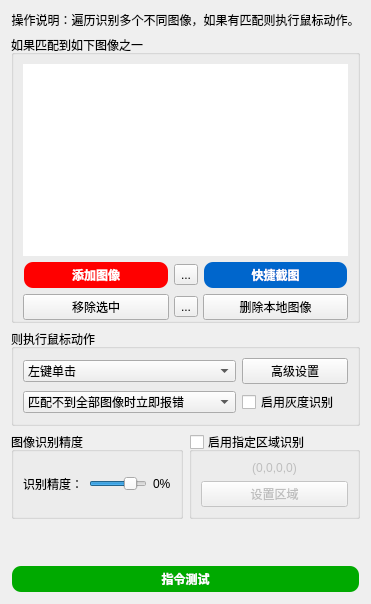
       <widget class="QWidget" name="tab_43">
        <attribute name="title">
         <string>多图点击</string>
        </attribute>
        <layout class="QVBoxLayout" name="verticalLayout_57">
         <item>
          <widget class="QLabel" name="label_172">
           <property name="text">
            <string>操作说明：遍历识别多个不同图像，如果有匹配则执行鼠标动作。</string>
           </property>
           <property name="alignment">
            <set>Qt::AlignmentFlag::AlignCenter</set>
           </property>
           <property name="wordWrap">
            <bool>false</bool>
           </property>
          </widget>
         </item>
         <item>
          <widget class="QGroupBox" name="groupBox_71">
           <property name="title">
            <string>如果匹配到如下图像之一</string>
           </property>
           <layout class="QVBoxLayout" name="verticalLayout_56">
            <property name="spacing">
             <number>0</number>
            </property>
            <property name="bottomMargin">
             <number>0</number>
            </property>
            <item>
             <widget class="QListView" name="listView">
              <property name="styleSheet">
               <string notr="true">QListView {
                border: none; /* 无边框 */
            }</string>
              </property>
              <property name="editTriggers">
               <set>QAbstractItemView::EditTrigger::NoEditTriggers</set>
              </property>
             </widget>
            </item>
            <item>
             <layout class="QGridLayout" name="gridLayout_71">
              <property name="topMargin">
               <number>5</number>
              </property>
              <property name="spacing">
               <number>5</number>
              </property>
              <item row="0" column="0">
               <widget class="QPushButton" name="pushButton_67">
                <property name="font">
                 <font>
                  <family>Microsoft YaHei</family>
                  <bold>true</bold>
                 </font>
                </property>
                <property name="styleSheet">
                 <string notr="true">QPushButton {
    background-color: red;
    color: white;
    border-radius: 10px; /* 设置圆角半径 */
    font-family: 'Microsoft YaHei'; /* 设置字体为微软雅黑 */
    padding: 3px 5px; /* 设置内边距，使按钮看起来更美观 */
border: 2px solid transparent; /* 设置边框为透明 */
}

QPushButton:hover {
    background-color: rgb(170, 0, 0); /* 设置鼠标悬停时的背景颜色 */
}

QPushButton:pressed {
    background-color: rgb(85, 85, 127); /* 设置按钮按下时的背景颜色 */
}</string>
                </property>
                <property name="text">
                 <string>添加图像</string>
                </property>
               </widget>
              </item>
              <item row="0" column="1">
               <widget class="QToolButton" name="toolButton_2">
                <property name="text">
                 <string>...</string>
                </property>
                <property name="icon">
                 <iconset resource="../images.qrc">
                  <normaloff>:/按钮图标/Window/qss_icons/add_top.png</normaloff>:/按钮图标/Window/qss_icons/add_top.png</iconset>
                </property>
               </widget>
              </item>
              <item row="0" column="2">
               <widget class="QPushButton" name="pushButton_63">
                <property name="font">
                 <font>
                  <family>Microsoft YaHei</family>
                  <bold>true</bold>
                 </font>
                </property>
                <property name="styleSheet">
                 <string notr="true">QPushButton {
    background-color: #0066CC; /* 蓝色 */
    color: white;
    border-radius: 10px; /* 设置圆角半径 */
    font-family: 'Microsoft YaHei'; /* 设置字体为微软雅黑 */
    padding: 3px 5px; /* 设置内边距，使按钮看起来更美观 */
    border: 2px solid transparent; /* 设置边框为透明 */
}

QPushButton:hover {
    background-color: #0056B3; /* 鼠标悬停时的较深蓝色，通过调整#0066CC的明度得到 */
}

QPushButton:pressed {
    background-color: #004C99; /* 按钮按下时的更深蓝色，通过调整#0066CC的明度得到 */
}
</string>
                </property>
                <property name="text">
                 <string>快捷截图</string>
                </property>
               </widget>
              </item>
              <item row="1" column="0">
               <widget class="QPushButton" name="pushButton_64">
                <property name="text">
                 <string>移除选中</string>
                </property>
               </widget>
              </item>
              <item row="1" column="1">
               <widget class="QToolButton" name="toolButton">
                <property name="text">
                 <string>...</string>
                </property>
                <property name="icon">
                 <iconset resource="../images.qrc">
                  <normaloff>:/按钮图标/Window/qss_icons/add_bottom.png</normaloff>:/按钮图标/Window/qss_icons/add_bottom.png</iconset>
                </property>
               </widget>
              </item>
              <item row="1" column="2">
               <widget class="QPushButton" name="pushButton_68">
                <property name="text">
                 <string>删除本地图像</string>
                </property>
               </widget>
              </item>
             </layout>
            </item>
           </layout>
          </widget>
         </item>
         <item>
          <widget class="QGroupBox" name="groupBox_74">
           <property name="title">
            <string>则执行鼠标动作</string>
           </property>
           <layout class="QGridLayout" name="gridLayout_70" columnstretch="2,1">
            <item row="0" column="0">
             <widget class="QComboBox" name="comboBox_70">
              <property name="currentIndex">
               <number>0</number>
              </property>
              <item>
               <property name="text">
                <string>左键单击</string>
               </property>
              </item>
              <item>
               <property name="text">
                <string>左键双击</string>
               </property>
              </item>
              <item>
               <property name="text">
                <string>右键单击</string>
               </property>
              </item>
              <item>
               <property name="text">
                <string>右键双击</string>
               </property>
              </item>
              <item>
               <property name="text">
                <string>仅移动鼠标</string>
               </property>
              </item>
             </widget>
            </item>
            <item row="0" column="1">
             <widget class="QPushButton" name="pushButton_66">
              <property name="styleSheet">
               <string notr="true"/>
              </property>
              <property name="text">
               <string>高级设置</string>
              </property>
             </widget>
            </item>
            <item row="1" column="0">
             <widget class="QComboBox" name="comboBox_71">
              <property name="currentIndex">
               <number>0</number>
              </property>
              <item>
               <property name="text">
                <string>匹配不到全部图像时立即报错</string>
               </property>
              </item>
              <item>
               <property name="text">
                <string>匹配不到全部图像时自动略过</string>
               </property>
              </item>
             </widget>
            </item>
            <item row="1" column="1">
             <widget class="QCheckBox" name="checkBox_11">
              <property name="enabled">
               <bool>true</bool>
              </property>
              <property name="text">
               <string>启用灰度识别</string>
              </property>
              <property name="checked">
               <bool>false</bool>
              </property>
             </widget>
            </item>
           </layout>
          </widget>
         </item>
         <item>
          <layout class="QHBoxLayout" name="horizontalLayout_9" stretch="1,1">
           <item>
            <widget class="QGroupBox" name="groupBox_78">
             <property name="title">
              <string>图像识别精度</string>
             </property>
             <layout class="QGridLayout" name="gridLayout_74">
              <item row="0" column="1">
               <layout class="QHBoxLayout" name="horizontalLayout_35">
                <item>
                 <widget class="QSlider" name="horizontalSlider_5">
                  <property name="maximum">
                   <number>100</number>
                  </property>
                  <property name="value">
                   <number>80</number>
                  </property>
                  <property name="orientation">
                   <enum>Qt::Orientation::Horizontal</enum>
                  </property>
                 </widget>
                </item>
                <item>
                 <widget class="QLabel" name="label_181">
                  <property name="text">
                   <string>0%</string>
                  </property>
                 </widget>
                </item>
               </layout>
              </item>
              <item row="0" column="0">
               <widget class="QLabel" name="label_180">
                <property name="text">
                 <string>识别精度：</string>
                </property>
               </widget>
              </item>
             </layout>
            </widget>
           </item>
           <item>
            <widget class="QGroupBox" name="groupBox_73">
             <property name="enabled">
              <bool>true</bool>
             </property>
             <property name="title">
              <string>启用指定区域识别</string>
             </property>
             <property name="checkable">
              <bool>true</bool>
             </property>
             <property name="checked">
              <bool>false</bool>
             </property>
             <layout class="QVBoxLayout" name="verticalLayout_86">
              <item>
               <widget class="QLabel" name="label_174">
                <property name="text">
                 <string>(0,0,0,0)</string>
                </property>
                <property name="alignment">
                 <set>Qt::AlignmentFlag::AlignCenter</set>
                </property>
               </widget>
              </item>
              <item>
               <widget class="QPushButton" name="pushButton_65">
                <property name="text">
                 <string>设置区域</string>
                </property>
               </widget>
              </item>
             </layout>
            </widget>
           </item>
          </layout>
         </item>
         <item>
          <spacer name="verticalSpacer_38">
           <property name="orientation">
            <enum>Qt::Orientation::Vertical</enum>
           </property>
           <property name="sizeHint" stdset="0">
            <size>
             <width>20</width>
             <height>40</height>
            </size>
           </property>
          </spacer>
         </item>
         <item>
          <widget class="QPushButton" name="pushButton_69">
           <property name="palette">
            <palette>
             <active>
              <colorrole role="WindowText">
               <brush brushstyle="SolidPattern">
                <color alpha="255">
                 <red>255</red>
                 <green>255</green>
                 <blue>255</blue>
                </color>
               </brush>
              </colorrole>
              <colorrole role="Button">
               <brush brushstyle="SolidPattern">
                <color alpha="255">
                 <red>0</red>
                 <green>170</green>
                 <blue>0</blue>
                </color>
               </brush>
              </colorrole>
              <colorrole role="Text">
               <brush brushstyle="SolidPattern">
                <color alpha="255">
                 <red>255</red>
                 <green>255</green>
                 <blue>255</blue>
                </color>
               </brush>
              </colorrole>
              <colorrole role="ButtonText">
               <brush brushstyle="SolidPattern">
                <color alpha="255">
                 <red>255</red>
                 <green>255</green>
                 <blue>255</blue>
                </color>
               </brush>
              </colorrole>
              <colorrole role="Base">
               <brush brushstyle="SolidPattern">
                <color alpha="255">
                 <red>0</red>
                 <green>170</green>
                 <blue>0</blue>
                </color>
               </brush>
              </colorrole>
              <colorrole role="Window">
               <brush brushstyle="SolidPattern">
                <color alpha="255">
                 <red>0</red>
                 <green>170</green>
                 <blue>0</blue>
                </color>
               </brush>
              </colorrole>
              <colorrole role="PlaceholderText">
               <brush brushstyle="NoBrush">
                <color alpha="128">
                 <red>255</red>
                 <green>255</green>
                 <blue>255</blue>
                </color>
               </brush>
              </colorrole>
             </active>
             <inactive>
              <colorrole role="WindowText">
               <brush brushstyle="SolidPattern">
                <color alpha="255">
                 <red>255</red>
                 <green>255</green>
                 <blue>255</blue>
                </color>
               </brush>
              </colorrole>
              <colorrole role="Button">
               <brush brushstyle="SolidPattern">
                <color alpha="255">
                 <red>0</red>
                 <green>170</green>
                 <blue>0</blue>
                </color>
               </brush>
              </colorrole>
              <colorrole role="Text">
               <brush brushstyle="SolidPattern">
                <color alpha="255">
                 <red>255</red>
                 <green>255</green>
                 <blue>255</blue>
                </color>
               </brush>
              </colorrole>
              <colorrole role="ButtonText">
               <brush brushstyle="SolidPattern">
                <color alpha="255">
                 <red>255</red>
                 <green>255</green>
                 <blue>255</blue>
                </color>
               </brush>
              </colorrole>
              <colorrole role="Base">
               <brush brushstyle="SolidPattern">
                <color alpha="255">
                 <red>0</red>
                 <green>170</green>
                 <blue>0</blue>
                </color>
               </brush>
              </colorrole>
              <colorrole role="Window">
               <brush brushstyle="SolidPattern">
                <color alpha="255">
                 <red>0</red>
                 <green>170</green>
                 <blue>0</blue>
                </color>
               </brush>
              </colorrole>
              <colorrole role="PlaceholderText">
               <brush brushstyle="NoBrush">
                <color alpha="128">
                 <red>255</red>
                 <green>255</green>
                 <blue>255</blue>
                </color>
               </brush>
              </colorrole>
             </inactive>
             <disabled>
              <colorrole role="WindowText">
               <brush brushstyle="SolidPattern">
                <color alpha="255">
                 <red>255</red>
                 <green>255</green>
                 <blue>255</blue>
                </color>
               </brush>
              </colorrole>
              <colorrole role="Button">
               <brush brushstyle="SolidPattern">
                <color alpha="255">
                 <red>0</red>
                 <green>170</green>
                 <blue>0</blue>
                </color>
               </brush>
              </colorrole>
              <colorrole role="Text">
               <brush brushstyle="SolidPattern">
                <color alpha="255">
                 <red>255</red>
                 <green>255</green>
                 <blue>255</blue>
                </color>
               </brush>
              </colorrole>
              <colorrole role="ButtonText">
               <brush brushstyle="SolidPattern">
                <color alpha="92">
                 <red>0</red>
                 <green>0</green>
                 <blue>0</blue>
                </color>
               </brush>
              </colorrole>
              <colorrole role="Base">
               <brush brushstyle="SolidPattern">
                <color alpha="255">
                 <red>0</red>
                 <green>170</green>
                 <blue>0</blue>
                </color>
               </brush>
              </colorrole>
              <colorrole role="Window">
               <brush brushstyle="SolidPattern">
                <color alpha="255">
                 <red>0</red>
                 <green>170</green>
                 <blue>0</blue>
                </color>
               </brush>
              </colorrole>
              <colorrole role="PlaceholderText">
               <brush brushstyle="NoBrush">
                <color alpha="128">
                 <red>255</red>
                 <green>255</green>
                 <blue>255</blue>
                </color>
               </brush>
              </colorrole>
             </disabled>
            </palette>
           </property>
           <property name="font">
            <font>
             <family>Microsoft YaHei</family>
             <bold>true</bold>
            </font>
           </property>
           <property name="styleSheet">
            <string notr="true">QPushButton {
    background-color: rgb(0, 170, 0);
    color: white;
    border-radius: 10px; /* 设置圆角半径 */
    font-family: 'Microsoft YaHei'; /* 设置字体为微软雅黑 */
    padding: 3px 5px; /* 设置内边距，使按钮看起来更美观 */
    border: 2px solid transparent; /* 设置边框为透明 */
}

QPushButton:hover {
    background-color: rgb(0, 150, 0); /* 设置鼠标悬停时的背景颜色 */
}

QPushButton:pressed {
    background-color: rgb(0, 100, 0); /* 设置按钮按下时的背景颜色 */
}
</string>
           </property>
           <property name="text">
            <string>指令测试</string>
           </property>
          </widget>
         </item>
        </layout>
       </widget>
